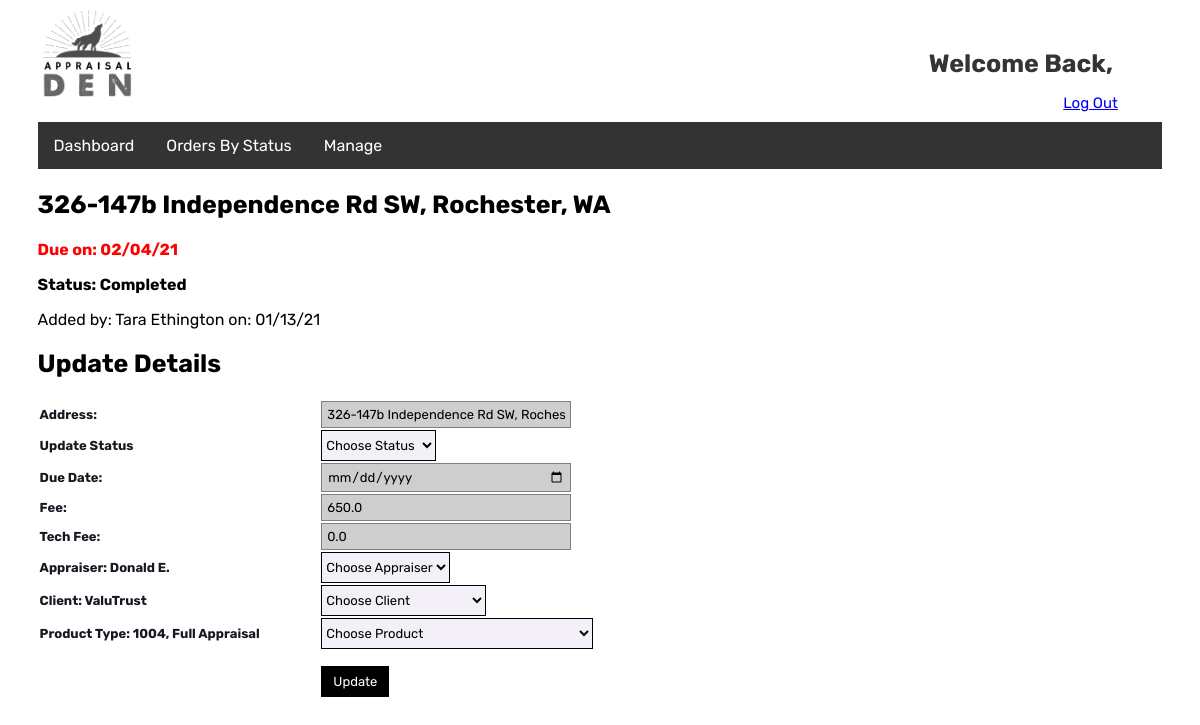
The page /office_manager/order_edit/31 on the database as committed earlier.
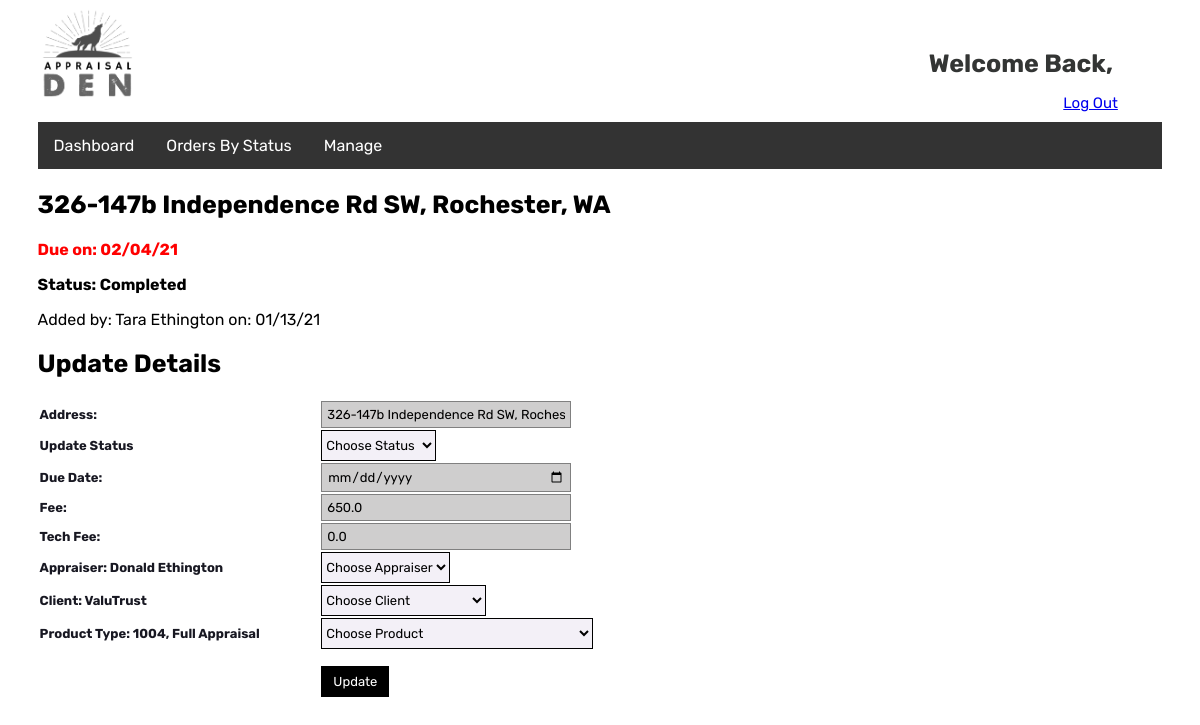
The same page on the database as committed later.
### office_manager/models.py (models this page shows, shortened)
class Order(models.Model):
    fee= models.FloatField(null=False, blank=True, default=0.0)
    tech_fee= models.FloatField(null=False, blank=True, default=0.0)
    app_fee_split= models.FloatField(null=False, blank=True, default=0.0)
    address= models.CharField(max_length = 255)
    notes= []
    due_date = models.DateTimeField(auto_now=False)
    completed_date =models.DateTimeField(auto_now=False, blank=True, null=True)
    objects=OrderManager()
    Progress_Status= ["Add Order","Assigned","On Hold","Info Requested","Cancelled","Completed"]
    status= models.CharField(max_length=25, blank=False, default = 'Add Order')
    assigned_appraiser= models.ForeignKey(Appraiser, on_delete=models.SET_NULL, null=True, related_name ="assigned_orders")
    client_ordered= models.ForeignKey(Client, on_delete=models.SET_NULL, null=True, related_name ="orders_placed")
    product_type= models.ForeignKey(Product, on_delete=models.SET_NULL,null=True, related_name ="orders_of_type")
    adding_user = models.ForeignKey(User, on_delete=models.SET_NULL,null=True, related_name="added_orders")
    created_at = models.DateTimeField(auto_now_add=True)
    updated_at = models.DateTimeField(auto_now=True)
    class Meta:
        ordering = ['status','due_date']

class Appraiser(models.Model):
    name = models.CharField(max_length = 255)
    f_name=models.CharField(max_length = 255, blank=True)
    l_name=models.CharField(max_length = 255, blank=True)
    capacity=models.IntegerField(blank= True, default=2)
    fee_split_rate=models.FloatField(blank=False, default =0.6)
    status = models.CharField(max_length = 15, default="Active")
    license_exp =models.DateTimeField(blank=True, default= datetime.now())
    insurance_exp=models.DateTimeField(blank=True, default= datetime.now())
    insurance_flag=models.BooleanField(default=False)
    license_flag=models.BooleanField(default=False)
    created_at = models.DateTimeField(auto_now_add=True)
    updated_at = models.DateTimeField(auto_now=True)
    my_field_name = models.CharField(max_length=20, help_text='Enter appraiser name')
    objects=AppraiserManager()
    class Meta:
        ordering = ['-my_field_name']
    def __str__(self):
        self.my_field_name = self.name
        return self.my_field_name

class User(models.Model):
    f_name = models.CharField(max_length=50)
    l_name = models.CharField(max_length = 50)
    email = models.CharField(max_length=255)
    password=models.CharField(max_length = 255)
    role=models.CharField(max_length=15, default="admin")
    objects=UserManager()
    created_at = models.DateTimeField(auto_now_add=True)
    updated_at = models.DateTimeField(auto_now=True)
    def full_name(self):
        return f"{self.f_name} {self.l_name}"
    my_field_name = models.CharField(max_length=20, help_text='Enter user name')
    class Meta:
        ordering = ['-my_field_name']

class Client(models.Model):
    name = models.CharField(max_length = 255)
    last_ordered = models.DateTimeField(blank=True, default= datetime.now())
    created_at = models.DateTimeField(auto_now_add=True)
    updated_at = models.DateTimeField(auto_now=True)
    my_field_name = models.CharField(max_length=20, help_text='Enter client name')
    objects=ClientManager()
    class Meta:
        ordering = ['-my_field_name']
    def __str__(self):
        self.my_field_name = self.name
        return self.my_field_name

class Product(models.Model):
    desc = models.CharField(max_length = 255)
    FNMA_form = models.CharField(max_length = 20)
    created_at = models.DateTimeField(auto_now_add=True)
    updated_at = models.DateTimeField(auto_now=True)
    objects=ProductManager()
    my_field_name = models.CharField(max_length=40, help_text='Enter product description')
    class Meta:
        ordering = ['-my_field_name']

### office_manager/views.py (the view)
# urls.py: path('order_edit/<int:pk>', views.order_edit, name='order-edit'),
def order_edit(request,pk):
    context={
        'thisOrder':Order.objects.get(id=pk),
        'appraiserList':Appraiser.objects.all().filter(status="Active").order_by('name'),
        'clientList': Client.objects.all(),
        'productList': Product.objects.all(),
        'statusList':Progress_Status
    }
    return render(request,'order-detail.html', context)

### office_manager/templates/order-detail.html (shortened to what this page needs)
{% extends "order_tracker_template.html" %}
        {% block content %}
            <div class="main">
                <h2>{{thisOrder.address}}</h2>
                <h3 class="errors"> Due on: {{thisOrder.due_date|date:"m/d/y"}}</h3>
                <h3>Status: {{thisOrder.status}}</h3>
                <p>Added by: {{thisOrder.adding_user.full_name}} on: {{thisOrder.created_at|date:"m/d/y"}}</p>
                <h2>Update Details</h2>
                <form name="order_update" id="order_update" action="../order_edit_process/{{thisOrder.id}}" method="post">
                    <table class="order_detail">
                        <tr>
                            <td><span> Address:</span></td>
                            <td><input type="text" name="address" value="{{thisOrder.address}}"></td>
                        </tr>
                        <tr>
                            <td><span>Update Status</span></td>
                            <td><select name="status" id="status" class="statusSelect">
                                    <option disabled selected>Choose Status</option>
                                </select>
                            </td>
                        </tr>
                        <tr>
                            <td><span>Due Date:</span></td>
                            <td><input type="date" name="due_date" value="{{thisOrder.due_date}}"></td>
                        </tr>
                        <tr>
                            <td><span>Fee:</span></td>
                            <td><input type='floatformat' name="updated_fee" value="{{thisOrder.fee}}"></td>
                        </tr>
                        <tr>
                            <td><span>Tech Fee:</span></td>
                            <td><input type='floatformat' name="updated_tech_fee" value="{{thisOrder.tech_fee}}"></td>
                        </tr>
                        <tr>
                            <td><span>Appraiser: {{thisOrder.assigned_appraiser}}</span></td>
                            <td><select name="assigned_appraiser"></p>
                            <option disabled selected>Choose Appraiser</option>
                                </select>
                            </td>
                        </tr>
                        <tr>
                            <td><span>Client: {{thisOrder.client_ordered}}</span></td>
                            <td><select name="client_ordered"></p>
                            <option disabled selected>Choose Client</option>
                                </select>
                            </td>
                        </tr>
                        <tr>
                            <td><span>Product Type: {{thisOrder.product_type.FNMA_form}}, {{thisOrder.product_type.desc}}</span></td>
                            <td><select name="product_type"></p>
                            <option disabled selected>Choose Product</option>
                                </select>
                            </td>
                        </tr>
                        <tr>
                            <td></td><td><button type="submit">Update</button></td>
                        </tr>
                    </table>
                </form>
            </div>
            <div class="sidebar">
            </div>
        {% endblock %}

Rows that differ between the two databases and show on the page:
changed Order "326-147b Independence Rd SW, Rochester, WA": assigned_appraiser "Donald E." → "Donald Ethington"
